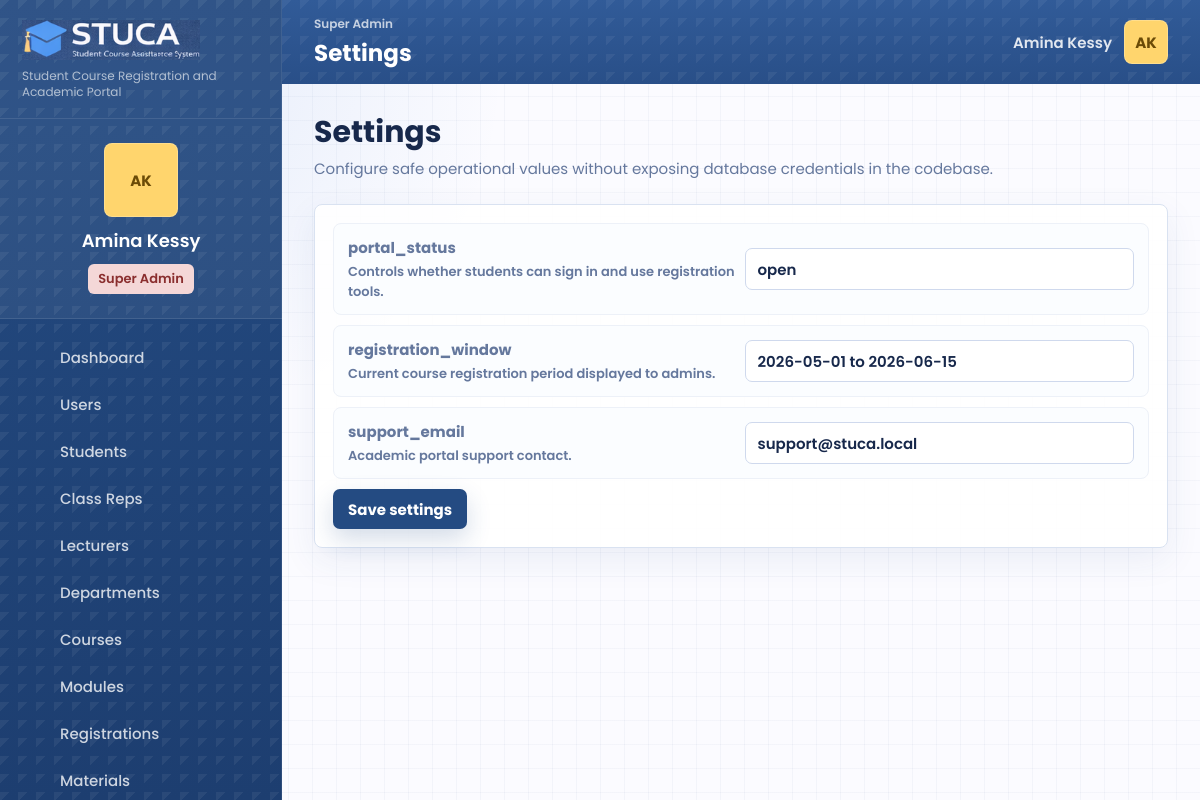
The page /settings.php (signed in) on the database its author committed.
### tables this page shows
CREATE TABLE users (
    id INT UNSIGNED AUTO_INCREMENT PRIMARY KEY,
    role_id INT UNSIGNED NOT NULL,
    department_id INT UNSIGNED NULL,
    name VARCHAR(140) NOT NULL,
    email VARCHAR(190) NOT NULL UNIQUE,
    password_hash VARCHAR(255) NOT NULL,
    status ENUM('active', 'suspended') NOT NULL DEFAULT 'active',
    student_number VARCHAR(60) NULL UNIQUE,
    staff_number VARCHAR(60) NULL UNIQUE,
    phone VARCHAR(40) NULL,
    program VARCHAR(160) NULL,
    class_group VARCHAR(80) NULL,
    created_at TIMESTAMP DEFAULT CURRENT_TIMESTAMP,
    updated_at TIMESTAMP DEFAULT CURRENT_TIMESTAMP ON UPDATE CURRENT_TIMESTAMP,
    INDEX idx_users_role (role_id),
    INDEX idx_users_department (department_id),
    INDEX idx_users_status (status),
    CONSTRAINT fk_users_role FOREIGN KEY (role_id) REFERENCES roles(id),
    CONSTRAINT fk_users_department FOREIGN KEY (department_id) REFERENCES departments(id) ON DELETE SET NULL
);

CREATE TABLE settings (
    id INT UNSIGNED AUTO_INCREMENT PRIMARY KEY,
    setting_key VARCHAR(100) NOT NULL UNIQUE,
    setting_value TEXT NOT NULL,
    description VARCHAR(255) NULL,
    created_at TIMESTAMP DEFAULT CURRENT_TIMESTAMP,
    updated_at TIMESTAMP DEFAULT CURRENT_TIMESTAMP ON UPDATE CURRENT_TIMESTAMP
);

### public/settings.php (the view, shortened to what the rows shown need)
<?php
require dirname(__DIR__) . '/app/bootstrap.php';
$repo = repository();
$settings = $repo->getSettings();
page_start('Settings', 'settings');
?>
<section class="page-title-row">
    <div>
        <h2>Settings</h2>
    </div>
</section>
<section class="panel">
    <form method="post" class="settings-list">
        <?php foreach ($settings as $setting): ?>
            <label class="setting-row">
                <span>
                    <strong><?= e($setting['setting_key']) ?></strong>
                    <small><?= e($setting['description'] ?? '') ?></small>
                </span>
                <input name="settings[<?= e($setting['setting_key']) ?>]" value="<?= e($setting['setting_value']) ?>">
            </label>
        <?php endforeach; ?>
    </form>
</section>
<?php
page_end();

### app/includes/layout.php (shortened to what the rows shown need)
<?php
function page_start(string $title, string $active): void
{
    $user = current_user();
    if ($user && !empty($user['email'])) {
        $freshUser = repository()->findUserByEmail($user['email']);
        if ($freshUser) {
            unset($freshUser['password_hash']);
            $user = $freshUser;
        }
    }
    $displayName = $user['name'] ?? 'Guest';
    $role = role_label($user['role'] ?? null);
    ?>
    <!doctype html>
    <html lang="en">
    <head>
        <link rel="stylesheet" href="assets/css/styles.css?v=20260601-workflow">
    </head>
    <body class="page-<?= e($active) ?>">
        <aside class="sidebar" id="sidebar">
            <div class="profile-card">
                <div class="avatar-initials"><?= e(initials($displayName)) ?></div>
                <strong><?= e($displayName) ?></strong>
                <span class="role-pill <?= e(role_badge_class($user['role'] ?? null)) ?>"><?= e($role) ?></span>
            </div>
        </aside>
        <div class="app-shell">
            <header class="topbar">
                <div>
                    <h1><?= e($title) ?></h1>
                </div>
                <div class="topbar-user">
                    <span class="topbar-name"><?= e($displayName) ?></span>
                    <a class="avatar-initials tiny" href="profile.php" aria-label="Open profile"><?= e(initials($displayName)) ?></a>
                </div>
            </header>
            <main class="content" id="content">
    <?php
}
function page_end(): void
{
    ?>
            </main>
        </div>
    </body>
    </html>
    <?php
}
    ?>

### rows shown on the page
users: name "AK", name "Amina Kessy"
settings: setting_key "portal_status", description "Controls whether students can sign in and use registration tools.", setting_value "open"
settings: setting_key "registration_window", description "Current course registration period displayed to admins.", setting_value "2026-05-01 to 2026-06-15"
settings: setting_key "support_email", description "Academic portal support contact.", setting_value "support@stuca.local"

### other values the page prints
$config['app_subtitle'] "Student Course Registration and Academic Portal"
$role "Super Admin"
$item['label'] "Dashboard"
$item['label'] "Users"
$item['label'] "Students"
$item['label'] "Class Reps"
$item['label'] "Lecturers"
$item['label'] "Departments"
$item['label'] "Courses"
$item['label'] "Modules"
$item['label'] "Registrations"
$item['label'] "Materials"
$title "Settings"
